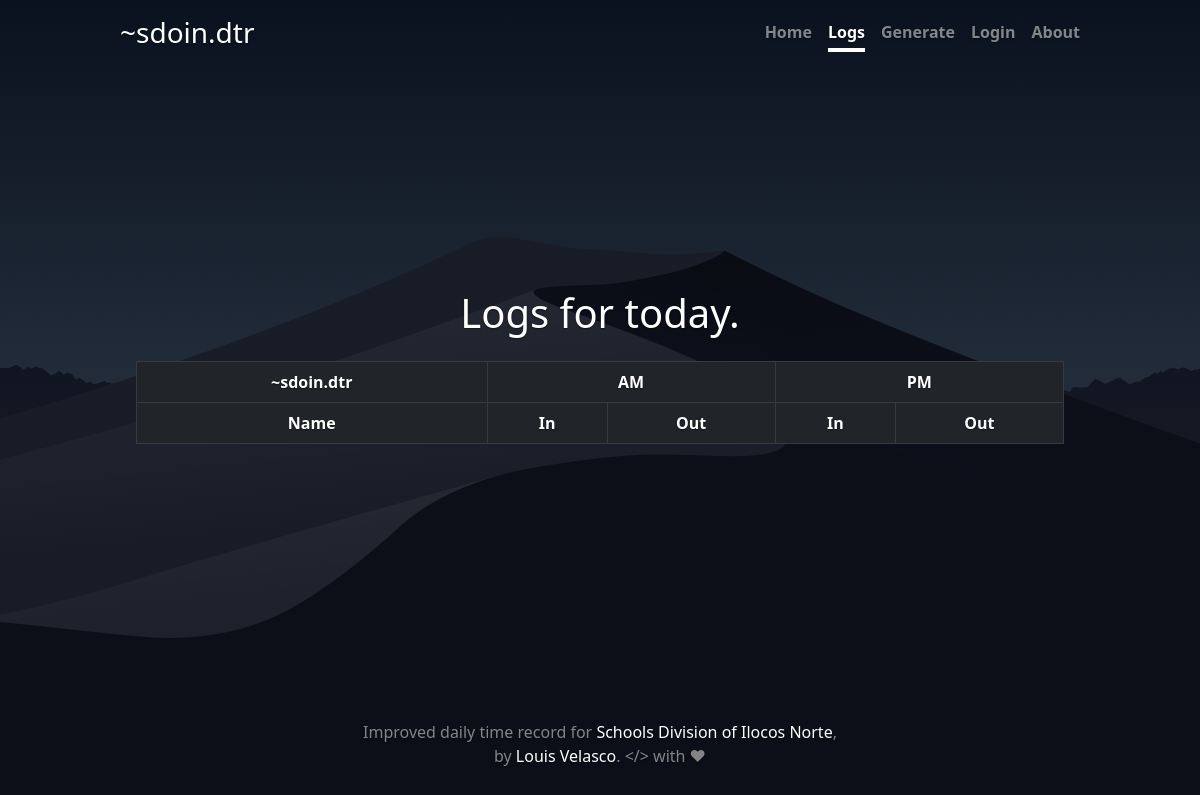
Page /logs on the earlier database version.
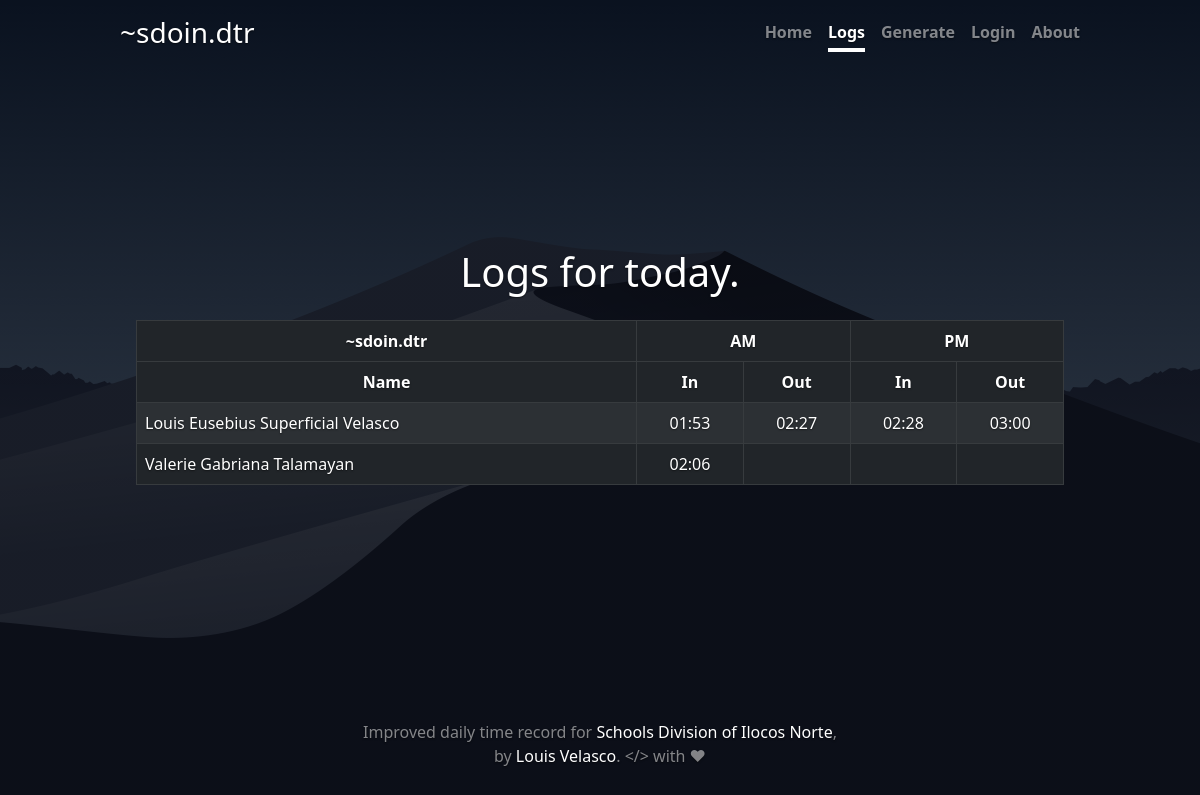
Same page on the later database version.
### website/models.py (models this page shows)
class Staff(db.Model):
    id = db.Column(db.Integer, primary_key=True)
    staff_id_no = db.Column(db.String(64), unique=True)
    name = db.Column(db.String(128))
    position = db.Column(db.String(64))
    gender = db.Column(db.String(10))
    address = db.Column(db.String(128))
    img = db.Column(db.String(128), unique=True)
    img_name = db.Column(db.String(128), nullable=False)
    img_mime = db.Column(db.String(128), nullable=False)
    dtr = db.relationship('DailyTimeRecord')

class DailyTimeRecord(db.Model):
    id = db.Column(db.Integer, primary_key=True)
    time_in_am = db.Column(db.DateTime(timezone=True))
    time_out_am = db.Column(db.DateTime(timezone=True))
    time_in_pm = db.Column(db.DateTime(timezone=True))
    time_out_pm = db.Column(db.DateTime(timezone=True))
    staff_id = db.Column(db.Integer, db.ForeignKey('staff.id'))

### website/views.py (the view)
@views.route('/logs')
def logs():
    today_dt = date.today()
    allStaff = Staff.query.all()
    allDtr = DailyTimeRecord.query.filter(func.date(DailyTimeRecord.time_in_am)==today_dt).all()
    return render_template('logs.html', user=current_user, allDtr=allDtr, allStaff=allStaff)

### website/templates/logs.html (shortened to what this page needs)
{% extends "base.html" %} {% block title %}Daily Logs{% endblock %}
{% block content %}
<h1 class="mb-4">Logs for today.</h1>
<table class="table table-dark table-hover table-bordered table-striped" id="logTable">
  <thead>
    <tr>
      <th class="text-center">~sdoin.dtr</th>
      <th colspan="2" class="text-center">AM</th>
      <th colspan="2" class="text-center">PM</th>
    </tr>
    <tr>
      <th class="text-center">Name</th>
      <th class="text-center">In</th>
      <th class="text-center">Out</th>
      <th class="text-center">In</th>
      <th class="text-center">Out</th>
    </tr>
  </thead>
  <tbody>
    {% for dtr in allDtr %}
    <tr>
      {% for personnel in allStaff if personnel.id == dtr.staff_id %}
      <td>{{personnel.name}}</td>
      {% endfor %}
      <td class="text-center">{% if dtr.time_in_am is not none %}{{dtr.time_in_am.strftime('%I:%M')}}{% endif %}</td>
      <td class="text-center">{% if dtr.time_out_am is not none %}{{dtr.time_out_am.strftime('%I:%M')}}{% endif %}</td>
      <td class="text-center">{% if dtr.time_in_pm is not none %}{{dtr.time_in_pm.strftime('%I:%M')}}{% endif %}</td>
      <td class="text-center">{% if dtr.time_out_pm is not none %}{{dtr.time_out_pm.strftime('%I:%M')}}{% endif %}</td>
    </tr>
    {% endfor %}
  </tbody>
</table>
{% endblock %}

### website/templates/base.html (shortened to what this page needs)
<!doctype html>
<html lang="en" class="h-100">
  <head>
    <link href="{{ url_for('static',filename='css/bootstrap.min.css') }}" rel="stylesheet">
    <link rel="stylesheet" type="text/css" href="{{ url_for('static',filename='css/font-awesome.min.css') }}">
    <link rel="stylesheet" href="{{ url_for('static',filename='css/devicon.min.css') }}">
    <link rel="stylesheet" type="text/css" href="{{ url_for('static',filename='css/datatables.min.css') }}"/>
    <link href="{{ url_for('static',filename='css/index.css') }}" rel="stylesheet">
  </head>
  <body class="d-flex h-100 text-center text-white bg-dark">
<div class="cover-container d-flex w-100 h-100 p-3 mx-auto flex-column">
  <header class="mb-auto">
    <div>
      <h3 class="float-md-start mb-0"><a href="/" class="text-decoration-none text-white">~sdoin.dtr</a></h3>
      <nav class="nav nav-masthead justify-content-center float-md-end">
        {% if user.is_authenticated %}
        <a class="nav-link {% if request.path == '/' %}active{% endif %}" aria-current="page" href="/">Home</a>
        <a class="nav-link {% if request.path == '/logs' %}active{% endif %}" href="/logs">Logs</a>
        <a class="nav-link {% if request.path == '/generate' %}active{% endif %}" href="/generate">Generate</a>
        <a class="nav-link {% if request.path == '/about' %}active{% endif %}" href="/about">About</a>
        <a class="nav-link {% if request.path == '/admin' %}active{% endif %}" href="/admin">Admin</a>
        <a class="nav-link {% if request.path == '/logout' %}active{% endif %}" href="/logout">Logout</a>
        {% else %}
        <a class="nav-link {% if request.path == '/' %}active{% endif %}" aria-current="page" href="/">Home</a>
        <a class="nav-link {% if request.path == '/logs' %}active{% endif %}" href="/logs">Logs</a>
        <a class="nav-link {% if request.path == '/generate' %}active{% endif %}" href="/generate">Generate</a>
        <a class="nav-link {% if request.path == '/login' %}active{% endif %}" href="/login">Login</a>
        <a class="nav-link {% if request.path == '/about' %}active{% endif %}" href="/about">About</a>
        {% endif %}
      </nav>
    </div>
  </header>
  <main class="px-3 mb-4">
    {% block content %}
    {% endblock %}
  </main>
  <footer class="mt-auto text-white-50">
    <p>Improved daily time record for <a href="https://depedilocosnorte.com/sdoin/" target="_blank" class="text-white text-decoration-none">Schools Division of Ilocos Norte</a>, <br>by <a href="https://www.facebook.com/louis.superficial.velasco.1/" target="_blank" class="text-white text-decoration-none">Louis Velasco</a>. &lt;/&gt; with ❤</p>
  </footer>
</div>
  </body>
</html>

### website/static/css/index.css (style rules this page uses)
body { background-image: linear-gradient(rgba(0, 0, 0, 0.5), rgba(0, 0, 0, 0.5)), url("../media/mojave.png"); background-position: center; background-size: cover; background-attachment: fixed; text-shadow: 0 .05rem .1rem rgba(0, 0, 0, .5); }
.cover-container { max-width: 62em; }
.nav-masthead .nav-link { padding: .25rem 0; font-weight: 700; color: rgba(255, 255, 255, .5); background-color: transparent; border-bottom: .25rem solid transparent; }
.nav-masthead .nav-link + .nav-link { margin-left: 1rem; }
.nav-masthead .active { color: #fff; border-bottom-color: #fff; }
.table { text-align: left !important; }

Differences in the rows shown:
added DailyTimeRecord: time_in_am "01:53", time_out_am "02:27", time_in_pm "02:28", time_out_pm "03:00"
now on this page (row unchanged): Staff: name "Louis Eusebius Superficial Velasco", shown under "01:53"
added DailyTimeRecord: time_in_am "02:06"
now on this page (row unchanged): Staff: name "Valerie Gabriana Talamayan", shown under "02:06"
